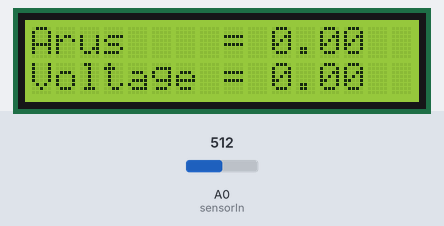
This sketch was run on a simulated Arduino Uno, built with avr-gcc and run on an emulated ATmega328P. Parts: 16×2 character LCD. The inputs (shaded band) are chosen by the test bench; at power-on: A0 (sensorIn) = 512. No radio packets arrive unless stated; what the sketch prints to the serial monitor is not drawn.

Above: at 1.7 s.
1.8 s: A0 (sensorIn) set to 716
At 2.9 s:
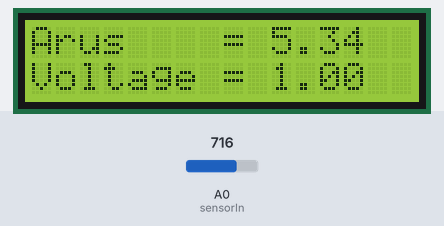
4.6 s: A0 (sensorIn) set to 900
At 6.1 s:
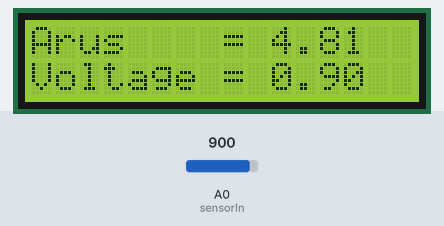
7.6 s: A0 (sensorIn) set to 1010
At 8.7 s:
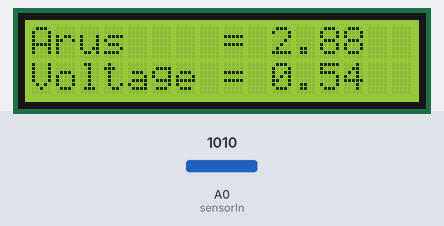
Timing chart, 0 to 10.6 s (numbered marks = the images above; inputs shaded):
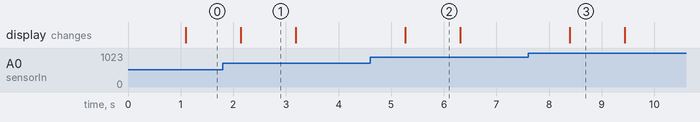

The sketch:

pengirim2.ino
```cpp
#include <Wire.h>
#include <SPI.h>
#include <nRF24L01.h>
#include <RF24.h>
#include <LiquidCrystal_I2C.h> //This library you can add via Include Library > Manage Library >
LiquidCrystal_I2C lcd(0x3F, 16, 2);

RF24 radio(9, 10);
const byte address1[6]="00001";
const int sensorIn = A0;
int mVperAmp = 66; // use 185 for 5A, 100 for 20A Module and 66 for 30A Module

double Voltage1 = 0;
double VRMS1 = 0;
double AmpsRMS1 = 0;


void setup(){
  Serial.begin(9600);
  lcd.init();   // initializing the LCD
  lcd.backlight(); // Enable or Turn On the backlight
  pinMode(A0, INPUT);
  radio.begin();
  radio.openWritingPipe(address1);
  radio.setPALevel(RF24_PA_MIN);
  radio.stopListening();

}

void loop(){
//const char text[] = "AKU SAYANG KAMU";
//radio.write(&text, sizeof(text));
//delay(1000);

Voltage1 = getVPP();
VRMS1 = (Voltage1/2.0) *0.707; // sq root
AmpsRMS1 = (VRMS1 * 1000)/mVperAmp;
float Wattage1 = (220*AmpsRMS1)-18;

radio.write(&AmpsRMS1, sizeof(AmpsRMS1));
radio.write(&Voltage1, sizeof(Voltage1));
lcd.setCursor(00, 00);
lcd.print("Arus    =");
lcd.setCursor(10, 0);
lcd.print(AmpsRMS1);
lcd.setCursor(0, 1);
lcd.print("Voltage = ");
lcd.setCursor(10,1);
lcd.print(Voltage1);
//radio.write(&VRMS, sizeof(VRMS));
//radio.write(&Wattage, sizeof(Wattage));
//Serial.println(AmpsRMS);
//Serial.println(Wattage);
Serial.println(Voltage1);
//Serial.println(VRMS);
delay(10);


}
float getVPP()
{
float result;

int readValue; //value read from the sensor
int maxValue = 0; // store max value here
int minValue = 1024; // store min value here

uint32_t start_time = millis();

while((millis()-start_time) < 1000) //sample for 1 Sec
{
readValue = analogRead(sensorIn);
// see if you have a new maxValue
if (readValue > maxValue)
{
/*record the maximum sensor value*/
maxValue = readValue;
}
if (readValue < minValue)
{
/*record the maximum sensor value*/
minValue = readValue;
}

}

// Subtract min from max
result = ((maxValue - minValue) * 5)/1024.0;

return result;
}
```

Measured:
- after the input at 1.8 s, the display: changes after 0.34 s (image 1)
- after the input at 4.6 s, the display: changes after 0.67 s (image 2)
- after the input at 7.6 s, the display: changes after 0.80 s (image 3)
- what the display in image 1 shows lasts 1.1 s, from 2.1 s to 3.2 s
